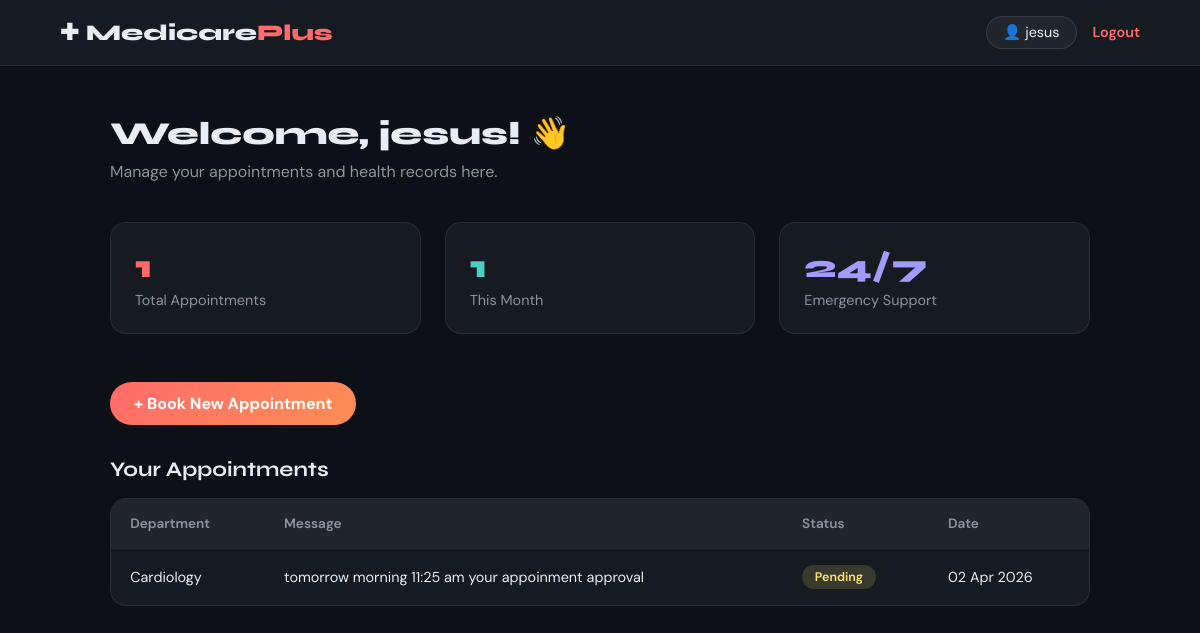
The page /dashboard/ (signed in) on the database its author committed.
### hospital/models.py (models this page shows, shortened)
class Appointment(models.Model):
    STATUS_CHOICES = [
        ('pending', 'Pending'),
        ('confirmed', 'Confirmed'),
        ('cancelled', 'Cancelled'),
        ('completed', 'Completed'),
    ]
    name = models.CharField(max_length=200)
    email = models.EmailField()
    phone = models.CharField(max_length=20)
    department = models.CharField(max_length=100)
    message = models.TextField(blank=True)
    status = models.CharField(max_length=20, choices=STATUS_CHOICES, default='pending')
    doctor = models.ForeignKey(Doctor, on_delete=models.SET_NULL, null=True, blank=True)
    created_at = models.DateTimeField(auto_now_add=True)
    class Meta:
        ordering = ['-created_at']

### hospital/views.py (the view)
# urls.py: path('dashboard/', views.dashboard, name='dashboard'),
@login_required
def dashboard(request):
    appointments = Appointment.objects.filter(email=request.user.email)
    return render(request, 'dashboard.html', {'appointments': appointments})

### templates/dashboard.html (shortened to what this page needs)
<!DOCTYPE html>
<html lang="en">
<head>
</head>
<body>
  <nav class="navbar">
    <div class="brand">✚ Medicare<em>Plus</em></div>
    <div class="nav-right">
      <span class="user-badge">👤 {{ user.username }}</span>
      <a href="/logout/" class="logout">Logout</a>
    </div>
  </nav>
  <div class="main">
    <h1>Welcome, {{ user.first_name|default:user.username }}! 👋</h1>
    <p class="welcome-sub">Manage your appointments and health records here.</p>
    <div class="cards-row">
      <div class="stat-card">
        <div class="num">{{ appointments.count }}</div>
        <div class="lbl">Total Appointments</div>
      </div>
      <div class="stat-card">
        <div class="num" style="color:#4ECDC4">{{ appointments|length }}</div>
        <div class="lbl">This Month</div>
      </div>
      <div class="stat-card">
        <div class="num" style="color:#A29BFE">24/7</div>
        <div class="lbl">Emergency Support</div>
      </div>
    </div>
    <a href="/#contact" class="btn-book">+ Book New Appointment</a>
    <h2>Your Appointments</h2>
    <div class="table-wrap">
      {% if appointments %}
      <table>
        <thead>
          <tr>
            <th>Department</th>
            <th>Message</th>
            <th>Status</th>
            <th>Date</th>
          </tr>
        </thead>
        <tbody>
          {% for appt in appointments %}
          <tr>
            <td>{{ appt.department }}</td>
            <td>{{ appt.message|truncatechars:50 }}</td>
            <td><span class="badge {{ appt.status }}">{{ appt.status|capfirst }}</span></td>
            <td>{{ appt.created_at|date:"d M Y" }}</td>
          </tr>
          {% endfor %}
        </tbody>
      </table>
      {% else %}
      <div class="empty">
        <p>🗓️ No appointments yet.</p>
        <p style="margin-top:0.5rem; font-size:0.9rem;">Book your first appointment above!</p>
      </div>
      {% endif %}
    </div>
  </div>
</body>
</html>

### templates/dashboard.html (style rules this page uses)
*, *::before, *::after { margin:0; padding:0; box-sizing:border-box; }
body { font-family: 'DM Sans', sans-serif; background: #0D1117; color: #E6EDF3; min-height: 100vh; }
.navbar { display:flex; align-items:center; justify-content:space-between; padding:1rem 5%; background:#161B22; border-bottom:1px solid rgba(255,255,255,0.08); }
.brand { font-family:'Syne',sans-serif; font-size:1.4rem; font-weight:800; }
.brand em { color:#FF6B6B; font-style:normal; }
.nav-right { display:flex; align-items:center; gap:1rem; }
.user-badge { background:#21262D; border:1px solid rgba(255,255,255,0.1); padding:0.4rem 1rem; border-radius:50px; font-size:0.9rem; }
.logout { color:#FF6B6B; text-decoration:none; font-weight:600; font-size:0.9rem; }
.main { padding:3rem 5%; max-width:1100px; margin:0 auto; }
h1 { font-family:'Syne',sans-serif; font-size:2rem; font-weight:800; margin-bottom:0.5rem; }
.welcome-sub { color:#8B949E; margin-bottom:2.5rem; }
.cards-row { display:grid; grid-template-columns:repeat(auto-fit,minmax(200px,1fr)); gap:1.5rem; margin-bottom:3rem; }
.stat-card { background:#161B22; border:1px solid rgba(255,255,255,0.08); border-radius:16px; padding:1.5rem; }
.stat-card .num { font-family:'Syne',sans-serif; font-size:2rem; font-weight:800; color:#FF6B6B; }
.stat-card .lbl { color:#8B949E; font-size:0.9rem; margin-top:0.3rem; }
h2 { font-family:'Syne',sans-serif; font-size:1.3rem; font-weight:700; margin-bottom:1rem; }
.table-wrap { background:#161B22; border:1px solid rgba(255,255,255,0.08); border-radius:16px; overflow:hidden; }
table { width:100%; border-collapse:collapse; }
th { background:#21262D; padding:1rem 1.2rem; text-align:left; font-size:0.85rem; color:#8B949E; font-weight:600; }
td { padding:1rem 1.2rem; border-top:1px solid rgba(255,255,255,0.06); font-size:0.9rem; }
.badge { display:inline-block; padding:0.25rem 0.8rem; border-radius:50px; font-size:0.78rem; font-weight:600; }
.badge.pending { background:rgba(255,230,109,0.15); color:#FFE66D; }
.btn-book { display:inline-block; background:linear-gradient(135deg,#FF6B6B,#FF8E53); color:#fff; padding:0.7rem 1.5rem; border-radius:50px; font-weight:700; text-decoration:none; margin-bottom:2rem; }

### rows shown on the page
Appointment: department "Cardiology", message "tomorrow morning 11:25 am your appoinment approval", status "Pending", created_at "02 Apr 2026"

### other values the page prints
{{ user.username }} "jesus"
{{ user.first_name|default:user.username }} "jesus"
{{ appointments.count }} "1"
{{ appointments|length }} "1"
